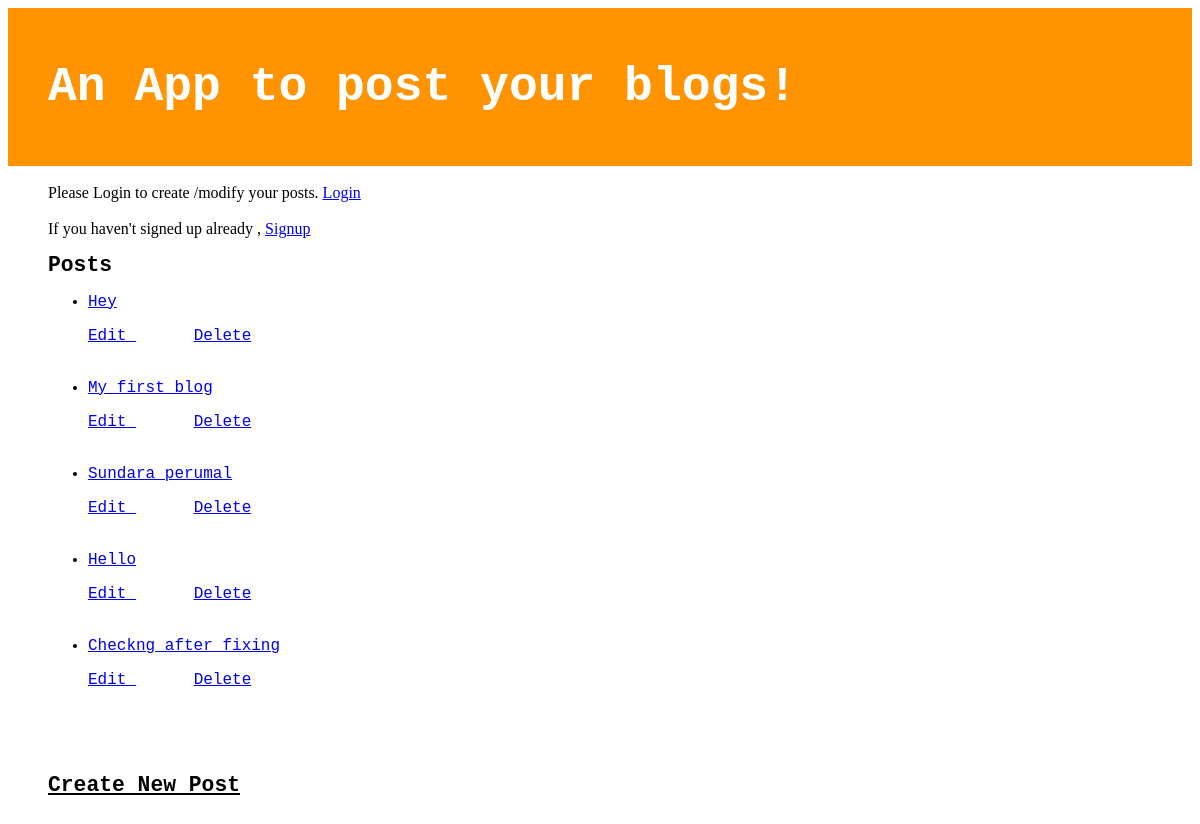
/posts/, run on an earlier commit of the app's database.
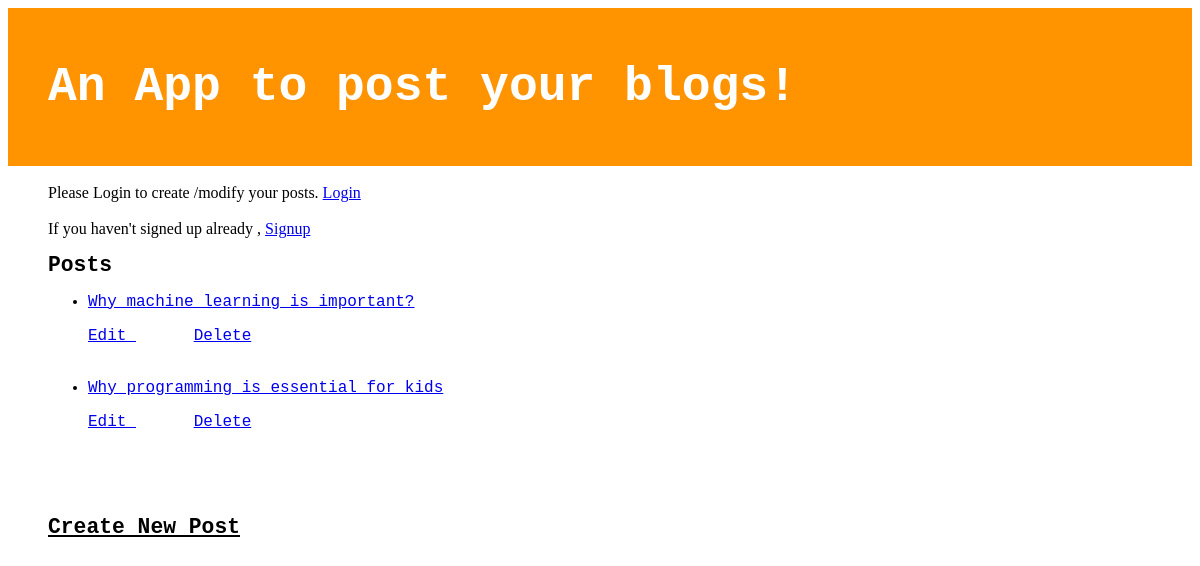
And on a later commit of the database.
### blogpost/models.py (models this page shows, shortened)
class Post(models.Model):
    title = models.CharField(max_length=70)
    text = models.TextField()
    published_date = models.DateTimeField(default=timezone.now)
    author =  models.ForeignKey(Author, null =True, on_delete=models.CASCADE)

### blogpost/views.py (the view)
# urls.py: path('',list_posts, name='list_posts'),
def list_posts(request):
    posts=Post.objects.all()
    return render(request, 'blogposts.html',{'posts':posts})

### blogpost/templates/blogposts.html (shortened to what this page needs)
{% load staticfiles %}
<!DOCTYPE html>
<html lang="en">
<head>
    <link rel="stylesheet" href="{% static 'css/blogpost.css' %}">
</head>
<body>
<div class="page-header"
     <div class="top-menu">
         <h1><a href="{% url 'list_posts' %}">An App to post your blogs! </a></h1>
    </div>
<div class="content container">
    <br>
    {% if user.is_authenticated %}
        Hello , Welcome  {{ user.username }}
        <a href=" {% url 'logout' %}"> Logout </a>
    {% else %}
            Please Login to create /modify your posts.
            <a href=" {% url 'login' %}"> Login </a>
            <br><br>
            If you haven't signed up already , <a href=" {% url 'signup' %}"> Signup </a>
    {% endif %}
    <br>
    <h1> Posts </h1>
<div class="courier">
    <div class="row">
        <div class="col-md-8">
            <div class="post">
                    <ul>
                    {% for post in posts %}
                        <li>
                        <p>  <a href="{%  url 'post_detail' post.id %}">  {{post.title}} </a> </p>
                        <a href="{%  url 'update_post' post.id %}"> Edit </a> &nbsp &nbsp &nbsp
                        <a href="{%  url 'delete_post' post.id %}"> Delete </a>
                        <br>
                        <br>
                        </li>
                    {% endfor %}
                    </ul>
                <br>
                <br>
               <h1> <a href = "{% url 'new_post'   %}"> Create New Post </a> </h1>
                 </div>
            </div>
        </div>
    </div>
</div>
</body>
</html>

### blogpost/static/css/blogpost.css (style rules this page uses)
.page-header { background-color: #ff9400; margin-top: 0; padding: 20px 20px 20px 40px; }
.page-header h1, .page-header h1 a, .page-header h1 a:visited, .page-header h1 a:active { color: #ffffff; font-size: 36pt; text-decoration: none; }
.content { margin-left: 40px; }
.courier { font-family: 'Courier'; font-size: 12pt; }
h1 { font-family: 'Courier'; font-size: 16pt; }
.post { margin-bottom: 70px; font:'Arial' }
.post h1 a, .post h1 a:visited { color: #000000; }

What changed in the data, as far as the page shows it:
removed Post: title "Hey"
removed Post: title "My first blog"
removed Post: title "Sundara perumal"
removed Post: title "Hello"
removed Post: title "Checkng after fixing"
added Post: title "Why machine learning is important?"
added Post: title "Why programming is essential for kids"
